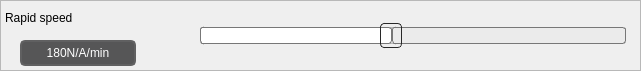
            <widget class="QFrame" name="frame_3">
             <property name="geometry">
              <rect>
               <x>5</x>
               <y>535</y>
               <width>641</width>
               <height>71</height>
              </rect>
             </property>
             <property name="frameShape">
              <enum>QFrame::StyledPanel</enum>
             </property>
             <property name="frameShadow">
              <enum>QFrame::Raised</enum>
             </property>
             <widget class="VCPSettingsSlider" name="jogSpeedSlider">
              <property name="geometry">
               <rect>
                <x>200</x>
                <y>5</y>
                <width>426</width>
                <height>61</height>
               </rect>
              </property>
              <property name="minimumSize">
               <size>
                <width>0</width>
                <height>30</height>
               </size>
              </property>
              <property name="focusPolicy">
               <enum>Qt::NoFocus</enum>
              </property>
              <property name="styleSheet">
               <string notr="true">QSlider::groove:horizontal {
border: 1px solid #bbb;
background: white;
height: 15px;
border-radius: 3px;
}

QSlider::sub-page:horizontal {
background: qlineargradient(x1: 0, y1: 0,    x2: 0, y2: 1,
    stop: 0 #66e, stop: 1 #bbf);
background: qlineargradient(x1: 0, y1: 0.2, x2: 1, y2: 1,
    stop: 0 #bbf, stop: 1 #55f);
border: 1px solid #777;
height: 15px;
border-radius: 3px;
}

QSlider::add-page:horizontal {
background: rgb(235, 235, 235);
border: 1px solid #777;
height: 15px;
border-radius: 3px;
}

QSlider::handle:horizontal {
background: qlineargradient(spread:reflect, x1:0, y1:0, x2:1, y2:0, stop:0 rgba(255, 255, 255, 255), stop:0.1 rgba(60, 60, 60, 255), stop:0.21 rgba(60, 60, 60, 255), stop:0.25 rgba(255, 255, 255, 255), stop:0.29 rgba(60, 60, 60, 255), stop:0.46 rgba(60, 60, 60, 255), stop:0.5 rgba(255, 255, 255, 255), stop:0.54 rgba(60, 60, 60, 255), stop:0.71 rgba(60, 60, 60, 255), stop:0.75 rgba(255, 255, 255, 255), stop:0.79 rgba(60, 60, 60, 255), stop:0.9 rgba(60, 60, 60, 255), stop:1 rgba(255, 255, 255, 255));
border: 1px solid #777;
border-color: rgba(40, 40, 40, 255);
width: 20px;
margin-top: -5px;
margin-bottom: -5px;
border-radius: 4px;
}

QSlider::handle:horizontal:hover {
background: qlineargradient(spread:reflect, x1:0, y1:0, x2:1, y2:0, stop:0 rgba(255, 255, 255, 255), stop:0.1 rgba(60, 60, 60, 255), stop:0.21 rgba(60, 60, 60, 255), stop:0.25 rgba(255, 255, 255, 255), stop:0.29 rgba(60, 60, 60, 255), stop:0.46 rgba(60, 60, 60, 255), stop:0.5 rgba(255, 255, 255, 255), stop:0.54 rgba(60, 60, 60, 255), stop:0.71 rgba(60, 60, 60, 255), stop:0.75 rgba(255, 255, 255, 255), stop:0.79 rgba(60, 60, 60, 255), stop:0.9 rgba(60, 60, 60, 255), stop:1 rgba(255, 255, 255, 255));
border: 1px solid #444;
border-color: rgb(241, 239, 237);
border-radius: 4px;
}

QSlider::sub-page:horizontal:disabled {
background: #bbb;
border-color: #999;
}

QSlider::add-page:horizontal:disabled {
background: #eee;
border-color: #999;
}

QSlider::handle:horizontal:disabled {
background: #eee;
border: 1px solid #aaa;
border-radius: 4px;
}</string>
              </property>
              <property name="minimum">
               <number>10</number>
              </property>
              <property name="maximum">
               <number>100</number>
              </property>
              <property name="singleStep">
               <number>5</number>
              </property>
              <property name="value">
               <number>50</number>
              </property>
              <property name="sliderPosition">
               <number>50</number>
              </property>
              <property name="orientation">
               <enum>Qt::Horizontal</enum>
              </property>
              <property name="tickPosition">
               <enum>QSlider::NoTicks</enum>
              </property>
              <property name="tickInterval">
               <number>0</number>
              </property>
              <property name="settingName" stdset="0">
               <string>machine.jog.linear-speed-percentage</string>
              </property>
             </widget>
             <widget class="QLabel" name="label_3">
              <property name="geometry">
               <rect>
                <x>5</x>
                <y>0</y>
                <width>156</width>
                <height>36</height>
               </rect>
              </property>
              <property name="styleSheet">
               <string notr="true">font: 57 20pt &quot;Noto Sans&quot;;</string>
              </property>
              <property name="text">
               <string>Rapid speed</string>
              </property>
             </widget>
             <widget class="StatusLabel" name="statuslabel_38">
              <property name="geometry">
               <rect>
                <x>20</x>
                <y>40</y>
                <width>116</width>
                <height>26</height>
               </rect>
              </property>
              <property name="styleSheet">
               <string notr="true">QLabel {
    border-style: solid;
    border-color: rgb(96, 96, 97);
    border-width: 2px;
    border-radius: 5px;
    color: white;
    background: rgb(86, 86, 87);
	font: 11pt &quot;Noto&quot;;
}</string>
              </property>
              <property name="text">
               <string>180N/A/min</string>
              </property>
              <property name="alignment">
               <set>Qt::AlignCenter</set>
              </property>
              <property name="rules" stdset="0">
               <string>[{&quot;channels&quot;: [{&quot;url&quot;: &quot;settings:machine.jog.linear-speed&quot;, &quot;trigger&quot;: true}, {&quot;url&quot;: &quot;status:program_units?text&quot;, &quot;trigger&quot;: false}], &quot;property&quot;: &quot;Text&quot;, &quot;expression&quot;: &quot;'{:.0f}'.format(ch[0]) + ch[1] + '/min'&quot;, &quot;name&quot;: &quot;Rapid Speed&quot;}]</string>
              </property>
             </widget>
            </widget>
